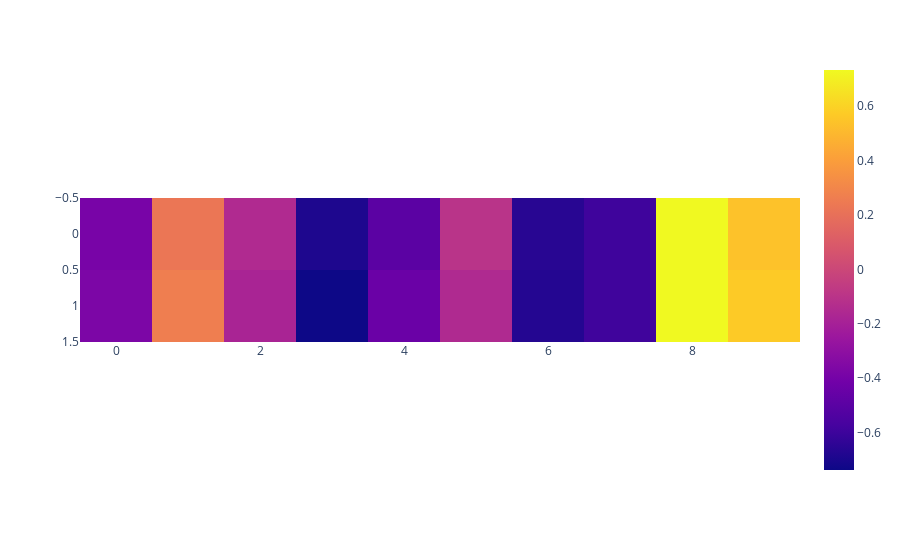

Notebook source saved alongside this figure:
### Code cell
px.imshow(jnp.array([q_values, env.bandits_q]))

### Figure 1 — Plotly figure (JSON) as saved in the notebook; plotly's stock layout.template omitted (floating-point values rounded to 4 significant figures)
{"data": [{"coloraxis": "coloraxis", "hovertemplate": "x: %{x}<br>y: %{y}<br>color: %{z}<extra></extra>", "name": "0", "type": "heatmap", "xaxis": "x", "yaxis": "y", "z": [[-0.3866, 0.2272, -0.1504, -0.6891, -0.4951, -0.1018, -0.6596, -0.5923, 0.7302, 0.5375], [-0.3721, 0.2642, -0.1825, -0.7368, -0.4403, -0.1521, -0.6714, -0.5909, 0.7317, 0.5673]]}], "layout": {"coloraxis": {"colorscale": [[0, "#0d0887"], [0.1111, "#46039f"], [0.2222, "#7201a8"], [0.3333, "#9c179e"], [0.4444, "#bd3786"], [0.5556, "#d8576b"], [0.6667, "#ed7953"], [0.7778, "#fb9f3a"], [0.8889, "#fdca26"], [1, "#f0f921"]]}, "margin": {"t": 60}, "xaxis": {"anchor": "y", "constrain": "domain", "domain": [0, 1], "scaleanchor": "y"}, "yaxis": {"anchor": "x", "autorange": "reversed", "constrain": "domain", "domain": [0, 1]}}}
